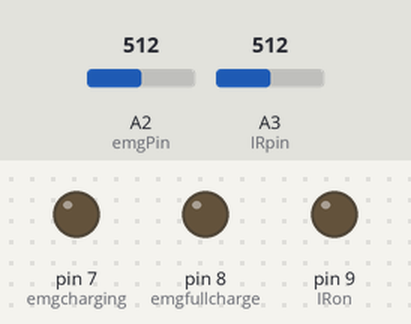
Simulated run of this sketch. Board: Arduino Uno, built with avr-gcc and run on an emulated ATmega328P. Parts: output pins drawn as LEDs (lit = HIGH). Dashed ring = blinking. The inputs (shaded band) are chosen by the test bench; at power-on: A2 (emgPin) = 512, A3 (IRpin) = 512. What the sketch prints to the serial monitor is not drawn.

Above: at 1.2 s.
1.3 s: A2 (emgPin) set to 882
3.2 s: A2 (emgPin) set to 908
At 4.4 s:
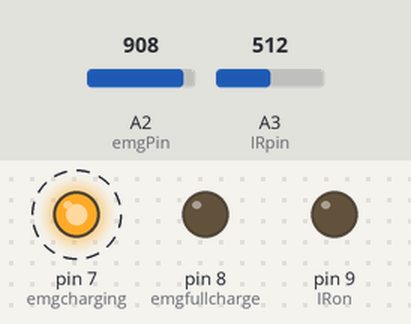
6.2 s: A2 (emgPin) set to 900
At 7.7 s:
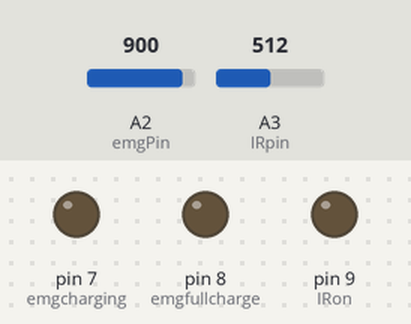
8.0 s: A2 (emgPin) set to 1010
At 8.4 s:
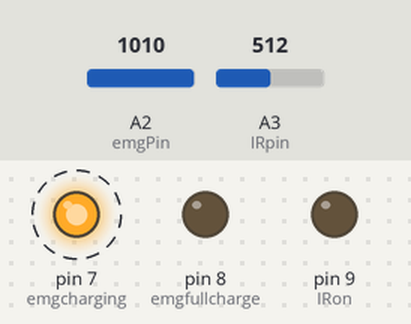
Timing chart, 0 to 12.0 s (numbered marks = the images above; inputs shaded):
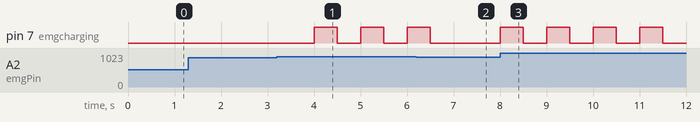

Measured:
- the behaviour switches between 900 and 901 on A2 (emgPin) (found by bisection; images 0 and 1)
- after the input at 1.3 s, every drawn part: stays the same
- after the input at 3.2 s, pin 7 (emgcharging): alternates HIGH for 0.50 s and LOW for 0.50 s, starting after 0.80 s
- after the input at 6.2 s, pin 7 (emgcharging): goes on until 6.5 s, then stays LOW
- after the input at 8.0 s, pin 7 (emgcharging): alternates HIGH for 0.50 s and LOW for 0.50 s, starting at once

The sketch:

sketch_jan24b.ino
```cpp
#include <IRremote.h>
#include <SimpleTimer.h>

//code values
int emgcharging = 7;
int emgfullcharge = 8;
int IRstate = 0;
int IRon = 9;

//EMG Sensor
int emgPin = A2;
int emg_counter = 0;
int emg = 0;

//IR
IRsend irsend;
const int IRpin = A3;
int IRpinvalue = 0;

// the timer object
SimpleTimer timer;

// EMG function to be executed periodically, each second/ minute (adjust accordingly)
void repeatMe() {
    emg = analogRead(emgPin);
    if(emg>900){

      digitalWrite(7,HIGH);
      delay(500);
      digitalWrite(7,LOW);

      emg_counter = emg_counter + 1;
      }

      else if (emg_counter>10) {
        digitalWrite(8,HIGH);
        delay(500);
        digitalWrite(8,LOW);
        emg_counter = 0;
        IRstate = 1;
        }

    Serial.print("Uptime (s): ");
    Serial.println(millis() / 1000);
    Serial.print("\n count =");
    Serial.print(emg_counter);
}

void setup() {
    pinMode(emgcharging, OUTPUT);
    pinMode(emgfullcharge, OUTPUT);
    pinMode(IRon, OUTPUT);
    Serial.begin(9600);
    timer.setInterval(1000, repeatMe);

}

void loop() {
    timer.run();
    IR();
}

void IR(){
  IRpinvalue = analogRead(IRpin);
  if(IRstate == 1 && IRpinvalue > 1000){
  irsend.sendSony(0x68B90, A4);
  //delay(500);
  digitalWrite(IRon, HIGH);
  delay(100);
  digitalWrite(IRon, LOW);
  IRstate = 0;
  }

  }
```
